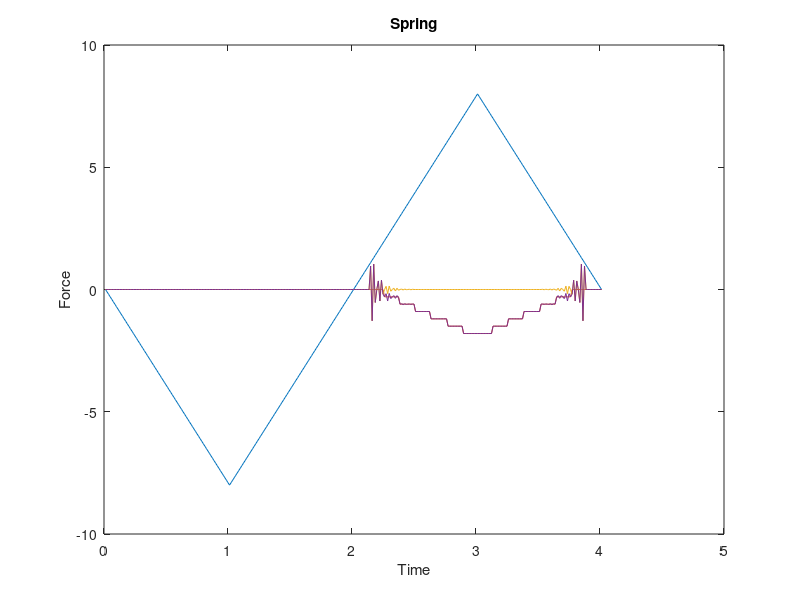

This chart was generated by the following MATLAB code:
load k0_03__A0_2__d2__f24.txt;
[n,p] = size(k0_03__A0_2__d2__f24);
t = 1:n;
t = t*0.0125;
k0_03__A0_2__d2__f24(:,2) = k0_03__A0_2__d2__f24(:,2)*10;
k0_03__A0_2__d2__f24(:,3) = k0_03__A0_2__d2__f24(:,3)*10;
k0_03__A0_2__d2__f24(:,4) = k0_03__A0_2__d2__f24(:,4)*10;
plot(t,k0_03__A0_2__d2__f24),
xlabel('Time'), ylabel('Force')
title('Spring');
